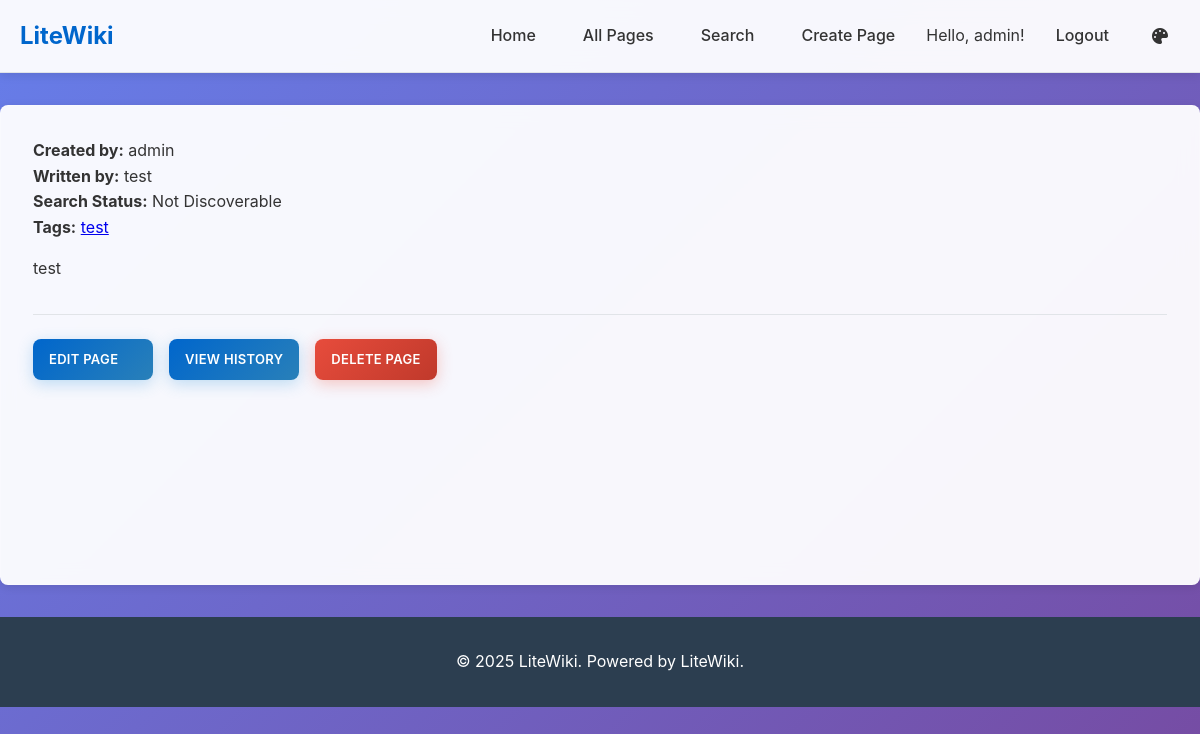
/?action=view&page=test (signed in), run on the app's committed database.
### tables this page shows
CREATE TABLE pages (
                id INTEGER PRIMARY KEY AUTOINCREMENT,
                title TEXT UNIQUE NOT NULL,
                content TEXT,
                created_at DATETIME DEFAULT CURRENT_TIMESTAMP,
                updated_at DATETIME DEFAULT CURRENT_TIMESTAMP,
                created_by INTEGER,
                discoverable BOOLEAN DEFAULT 1,
                embedding BLOB,
                FOREIGN KEY (created_by) REFERENCES users(id)
            );

CREATE TABLE users (
                id INTEGER PRIMARY KEY AUTOINCREMENT,
                username TEXT UNIQUE NOT NULL,
                password_hash TEXT NOT NULL,
                role TEXT DEFAULT 'user',
                created_at DATETIME DEFAULT CURRENT_TIMESTAMP
            );

CREATE TABLE tags (
                id INTEGER PRIMARY KEY AUTOINCREMENT,
                name TEXT UNIQUE NOT NULL,
                created_at DATETIME DEFAULT CURRENT_TIMESTAMP
            );

### core/db.php (called while the page is built, shortened)
<?php
class Database
{
    private $pdo;
    private $dbPath;
    public function __construct($dbPath = __DIR__ . "/../storage/litewiki.db")
    {
        $this->dbPath = $dbPath;
    }
    private function connect()
    {
        try {
            $this->pdo = new PDO("sqlite:" . $this->dbPath);
            $this->pdo->setAttribute(PDO::ATTR_ERRMODE, PDO::ERRMODE_EXCEPTION);
            $this->pdo->setAttribute(
                PDO::ATTR_DEFAULT_FETCH_MODE,
                PDO::FETCH_ASSOC,
            );
        } catch (PDOException $e) {
            die("Database connection failed: " . $e->getMessage());
        }
    }
    private function initializeSchema()
    {
        $this->pdo->exec("
            CREATE TABLE IF NOT EXISTS users (
                id INTEGER PRIMARY KEY AUTOINCREMENT,
                username TEXT UNIQUE NOT NULL,
                password_hash TEXT NOT NULL,
                role TEXT DEFAULT 'user',
                created_at DATETIME DEFAULT CURRENT_TIMESTAMP
            );
            CREATE TABLE IF NOT EXISTS authors (
                id INTEGER PRIMARY KEY AUTOINCREMENT,
                name TEXT UNIQUE NOT NULL,
                created_at DATETIME DEFAULT CURRENT_TIMESTAMP
            );
            CREATE TABLE IF NOT EXISTS pages (
                id INTEGER PRIMARY KEY AUTOINCREMENT,
                title TEXT UNIQUE NOT NULL,
                content TEXT,
                created_at DATETIME DEFAULT CURRENT_TIMESTAMP,
                updated_at DATETIME DEFAULT CURRENT_TIMESTAMP,
                created_by INTEGER,
                discoverable BOOLEAN DEFAULT 1,
                embedding BLOB,
                FOREIGN KEY (created_by) REFERENCES users(id)
            );
            CREATE TABLE IF NOT EXISTS page_authors (
                id INTEGER PRIMARY KEY AUTOINCREMENT,
                page_id INTEGER NOT NULL,
                author_id INTEGER NOT NULL,
                created_at DATETIME DEFAULT CURRENT_TIMESTAMP,
                FOREIGN KEY (page_id) REFERENCES pages(id) ON DELETE CASCADE,
                FOREIGN KEY (author_id) REFERENCES authors(id) ON DELETE CASCADE,
                UNIQUE(page_id, author_id)
            );
            CREATE TABLE IF NOT EXISTS revisions (
                id INTEGER PRIMARY KEY AUTOINCREMENT,
                page_id INTEGER NOT NULL,
                content TEXT,
                author_id INTEGER,
                timestamp DATETIME DEFAULT CURRENT_TIMESTAMP,
                FOREIGN KEY (page_id) REFERENCES pages(id),
                FOREIGN KEY (author_id) REFERENCES users(id)
            );
            CREATE TABLE IF NOT EXISTS star (
                user_id INTEGER NOT NULL,
                page_id INTEGER NOT NULL,
                FOREIGN KEY (user_id) REFERENCES users(id),
                FOREIGN KEY (page_id) REFERENCES pages(id),
                PRIMARY KEY (user_id, page_id)
            );
            CREATE VIRTUAL TABLE IF NOT EXISTS pages_fts USING fts5(title, content);
        ");
    }
    private function initializeTagsSchema()
    {
        $this->pdo->exec("
            CREATE TABLE IF NOT EXISTS tags (
                id INTEGER PRIMARY KEY AUTOINCREMENT,
                name TEXT UNIQUE NOT NULL,
                created_at DATETIME DEFAULT CURRENT_TIMESTAMP
            );
            CREATE TABLE IF NOT EXISTS page_tags (
                id INTEGER PRIMARY KEY AUTOINCREMENT,
                page_id INTEGER NOT NULL,
                tag_id INTEGER NOT NULL,
                created_at DATETIME DEFAULT CURRENT_TIMESTAMP,
                FOREIGN KEY (page_id) REFERENCES pages(id) ON DELETE CASCADE,
                FOREIGN KEY (tag_id) REFERENCES tags(id) ON DELETE CASCADE,
                UNIQUE(page_id, tag_id)
            );
        ");
    }
    public function query($sql, $params = [])
    {
        $stmt = $this->pdo->prepare($sql);
        $stmt->execute($params);
        return $stmt;
    }
    public function fetchAll($sql, $params = [])
    {
        return $this->query($sql, $params)->fetchAll();
    }
    public function fetch($sql, $params = [])
    {
        return $this->query($sql, $params)->fetch();
    }
    public function getTagsForPage($pageId)
    {
        $sql = "SELECT t.id, t.name
                FROM tags t
                JOIN page_tags pt ON t.id = pt.tag_id
                WHERE pt.page_id = ?
                ORDER BY t.name";
        return $this->fetchAll($sql, [$pageId]);
    }
    public function getAuthorsForPage($pageId)
    {
        $sql = "SELECT a.id, a.name
                FROM authors a
                JOIN page_authors pa ON a.id = pa.author_id
                WHERE pa.page_id = ?
                ORDER BY a.name";
        return $this->fetchAll($sql, [$pageId]);
    }
}
?>

### core/wiki.php (called while the page is built, shortened)
<?php
require_once __DIR__ . '/db.php';
require_once __DIR__ . '/auth.php';
require_once __DIR__ . '/markdown.php';
class Wiki {
    private $db;
    private $markdown;
    public function __construct() {
        $config = include __DIR__ . '/config.php';
        $this->db = new Database($config['db_path']);
        $this->markdown = new MarkdownProcessor();
    }
    public function getPage($title): ?array {
        $page = $this->db->fetch("SELECT p.*, u.username as created_by FROM pages p LEFT JOIN users u ON p.created_by = u.id WHERE p.title = ?", [$title]);
        if ($page) {
            $page['rendered_content'] = $this->markdown->process($page['content']);
            $page['authors'] = $this->getAuthorsForPage($page['id']);
            return $page;
        }
        return null;
    }
    public function getAuthorsForPage($pageId) {
        return $this->db->getAuthorsForPage($pageId);
    }
    public function getTagsForPage($pageId) {
        return $this->db->getTagsForPage($pageId);
    }
    public function getPageWithTags($title) {
        $page = $this->getPage($title);
        if ($page) {
            $page['tags'] = $this->getTagsForPage($page['id']);
        }
        return $page;
    }
}
?>

### core/config.php (called while the page is built, shortened)
<?php
$config = [
    "site_title" => "LiteWiki",
    "site_description" => "A lightweight wiki framework",
    "base_url" => "http://localhost/litewiki",
    "logo_path" => "",
    "logo_width" => "40px",
    "logo_height" => "auto",
    "db_path" => __DIR__ . "/../storage/litewiki.db",
    "session_name" => "litewiki_session",
    "session_lifetime" => 3600 * 24 * 7,
    "api_key" => "test-api-key",
    "api_rate_limit" => 100,
    "markdown_extensions" => [
        "extra" => true,
        "footnotes" => true,
        "tables" => true,
        "task_lists" => true,
    ],
    "theme" => "minimal",
    "css_path" => "/css/style.css",
    "js_path" => "/js/main.js",
    "upload_path" => __DIR__ . "/../public/assets/",
    "max_upload_size" => 5 * 1024 * 1024,
    "allowed_extensions" => [
        "jpg",
        "jpeg",
        "png",
        "gif",
        "svg",
        "pdf",
        "txt",
        "md",
    ],
    "password_min_length" => 8,
    "csrf_token_name" => "csrf_token",
    "enable_search" => true,
    "enable_revisions" => true,
    "enable_api" => true,
    "enable_auth" => true,
    "mermaid_config" => [
        "theme" => "default",
        "startOnLoad" => true,
    ],
    "items_per_page" => 20,
];
return $config;
?>

### core/auth.php (called while the page is built, shortened)
<?php
require_once __DIR__ . '/db.php';
class Auth {
    private $config;
    public function __construct() {
        $this->config = include __DIR__ . '/config.php';
    }
    public function isLoggedIn() {
        return isset($_SESSION['user_id']) && isset($_SESSION['login_time']) &&
               (time() - $_SESSION['login_time']) < $this->config['session_lifetime'];
    }
}
?>

### public/index.php (the view, shortened to what this page needs)
<?php
require_once __DIR__ . "/../core/config.php";
require_once __DIR__ . "/../core/db.php";
require_once __DIR__ . "/../core/auth.php";
require_once __DIR__ . "/../core/markdown.php";
require_once __DIR__ . "/../core/wiki.php";
$config = include __DIR__ . "/../core/config.php";
$auth = new Auth();
$wiki = new Wiki();
$action = $_GET["action"] ?? "view";
$page = $_GET["page"] ?? "Home";
require_once __DIR__ . "/../templates/header.php";
switch ($action) {
    case "view":
        if (isset($_GET["revisions"])) {
            showRevisions($wiki, $auth, $page);
        } elseif (isset($_GET["revision"])) {
            showRevision($wiki, $_GET["revision"]);
        } else {
            showPage($wiki, $page);
        }
        break;
}
require_once __DIR__ . "/../templates/footer.php";
function showPage($wiki, $title)
{
    global $auth, $pageTitle;
    $page = $wiki->getPageWithTags($title);
    echo '<div class="page-created-by margin-bottom-1">';
    echo "<strong>Created by:</strong> " . htmlspecialchars($page["created_by"] ?? "Unknown");
    echo "</div>";
    if (!empty($page["authors"])) {
        echo '<div class="page-authors margin-bottom-1">';
        echo "<strong>Written by:</strong> ";
        $authorNames = array_column($page["authors"], "name");
        echo htmlspecialchars(implode(", ", $authorNames));
        echo "</div>";
    }
    if ($auth->isLoggedIn()) {
        $discoverableStatus = $page["discoverable"] ? "Discoverable" : "Not Discoverable";
        $discoverableClass = $page["discoverable"] ? "status-discoverable" : "status-non-discoverable";
        echo '<div class="page-discoverable margin-bottom-1">';
        echo "<strong>Search Status:</strong> ";
        echo '<span class="' . $discoverableClass . '">' . $discoverableStatus . '</span>';
        echo "</div>";
    }
    if (!empty($page["tags"])) {
        echo '<div class="page-tags margin-bottom-1">';
        echo "<strong>Tags:</strong> ";
        $tagLinks = [];
        foreach ($page["tags"] as $tag) {
            $tagLinks[] =
                '<a href="' .
                createTagSearchUrl($tag["name"]) .
                '" class="tag-link-inline">' .
                htmlspecialchars($tag["name"]) .
                "</a>";
        }
        echo implode(" ", $tagLinks);
        echo "</div>";
    }
    echo '<div class="page-content">' . $page["rendered_content"] . "</div>";
    if ($auth->isLoggedIn()) {
        echo '<div class="page-actions">';
        echo '<a href="/?action=edit&page=' .
            urlencode($title) .
            '" class="btn">Edit Page</a>';
        echo '<a href="/?action=view&page=' .
            urlencode($title) .
            '&revisions=1" class="btn">View History</a>';
        echo '<a href="#" class="btn btn-danger" onclick="if(confirm(\'Delete this page?\')) window.location=\'?action=delete&page=' .
            urlencode($title) .
            '\'">Delete Page</a>';
        echo "</div>";
    }
}
function createTagSearchUrl($tagName)
{
    $params = [
        "action" => "search",
        "tags" => [$tagName],
    ];
    $queryString = http_build_query($params);
    return "/?" . $queryString;
}
?>

### core/markdown.php (shortened to what this page needs)
<?php
class MarkdownProcessor {
    private $config;
    public function __construct() {
        $configData = include __DIR__ . '/config.php';
        $this->config = $configData;
    }
    public function process($markdown) {
        $markdown = $this->processMermaid($markdown);
        $markdown = $this->processCodeBlocks($markdown);
        $markdown = $this->processInternalLinks($markdown);
        $html = $this->convertToHtml($markdown);
        if ($this->config['markdown_extensions']['footnotes']) {
            $html = $this->processFootnotes($html);
        }
        if ($this->config['markdown_extensions']['task_lists']) {
            $html = $this->processTaskLists($html);
        }
        return $html;
    }
    private function processMermaid($markdown) {
        $pattern = '/```mermaid\s*\n(.*?)\n```/s';
        $replacement = '<div class="mermaid">$1</div>';
        return preg_replace($pattern, $replacement, $markdown);
    }
    private function processCodeBlocks($markdown) {
        $pattern = '/```(\w+)?\s*\n(.*?)\n```/s';
        $replacement = '<pre><code class="language-$1">$2</code></pre>';
        return preg_replace($pattern, $replacement, $markdown);
    }
    private function processInternalLinks($markdown) {
        $pattern = '/\[([^\]]+)\]\(([^)]+)\)/';
        $markdown = preg_replace_callback($pattern, function($matches) {
            $text = $matches[1];
            $url = $matches[2];
            if (preg_match('/^[a-zA-Z][a-zA-Z0-9+.-]*:\/\//', $url)) {
                return $matches[0];
            }
            if (preg_match('/^\/\?action=/', $url)) {
                return $matches[0];
            }
            return '[' . $text . '](/?action=view&page=' . urlencode($url) . ')';
        }, $markdown);
        return $markdown;
    }
    private function convertToHtml($markdown) {
        return $this->basicMarkdown($markdown);
    }
    private function basicMarkdown($markdown) {
        $html = htmlspecialchars($markdown, ENT_QUOTES, 'UTF-8');
        $html = preg_replace('/^### (.*)$/m', '<h3>$1</h3>', $html);
        $html = preg_replace('/^## (.*)$/m', '<h2>$1</h2>', $html);
        $html = preg_replace('/^# (.*)$/m', '<h1>$1</h1>', $html);
        $html = preg_replace('/\*\*(.*?)\*\*/', '<strong>$1</strong>', $html);
        $html = preg_replace('/\*(.*?)\*/', '<em>$1</em>', $html);
        $html = preg_replace('/\[([^\]]+)\]\(([^)]+)\)/', '<a href="$2">$1</a>', $html);
        $html = preg_replace('/^\* (.*)$/m', '<li>$1</li>', $html);
        $html = preg_replace('/(<li>.*<\/li>)/s', '<ul>$1</ul>', $html);
        $html = '<p>' . preg_replace('/\n\n/', '</p><p>', $html) . '</p>';
        return $html;
    }
    private function processFootnotes($html) {
        $footnotePattern = '/\[\^(\d+)\]:\s*(.*)/';
        $html = preg_replace($footnotePattern, '', $html);
        return $html;
    }
    private function processTaskLists($html) {
        $html = preg_replace('/- \[ \] (.*)/', '<li><input type="checkbox"> $1</li>', $html);
        $html = preg_replace('/- \[x\] (.*)/', '<li><input type="checkbox" checked> $1</li>', $html);
        return $html;
    }
}
?>

### data on the page
pages: created_by.username "admin", discoverable "Not Discoverable", content "test"
tags: name "test"

### other printed values
$config["site_title"] "LiteWiki"
$auth->getCurrentUser()["username"] "admin"
implode(", ", $authorNames) "test"
$config['site_title'] "LiteWiki"
